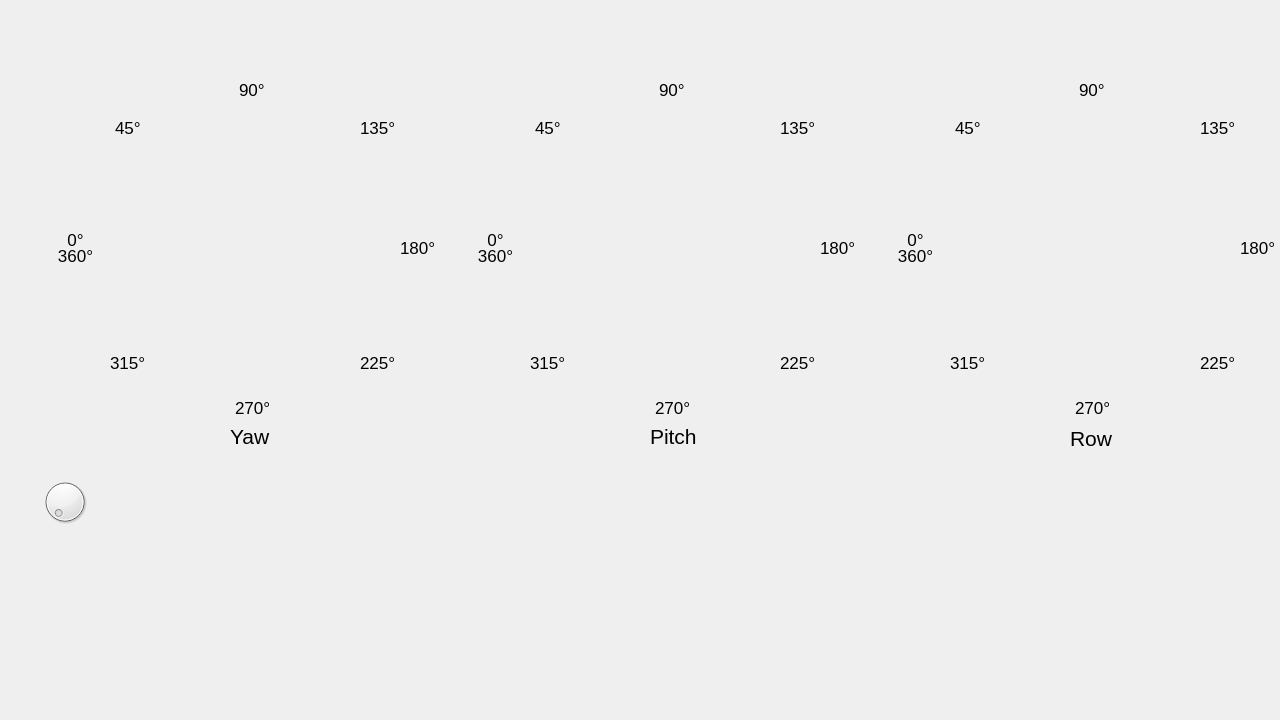
<?xml version="1.0" encoding="UTF-8"?>
<ui version="4.0">
 <class>Acceleration</class>
 <widget class="QDialog" name="Acceleration">
  <property name="geometry">
   <rect>
    <x>0</x>
    <y>0</y>
    <width>1280</width>
    <height>720</height>
   </rect>
  </property>
  <property name="windowTitle">
   <string>Acceleration</string>
  </property>
  <widget class="QLabel" name="Row">
   <property name="geometry">
    <rect>
     <x>1070</x>
     <y>428</y>
     <width>51</width>
     <height>21</height>
    </rect>
   </property>
   <property name="font">
    <font>
     <pointsize>16</pointsize>
    </font>
   </property>
   <property name="text">
    <string>Row</string>
   </property>
  </widget>
  <widget class="QLabel" name="Yaw">
   <property name="geometry">
    <rect>
     <x>230</x>
     <y>428</y>
     <width>41</width>
     <height>17</height>
    </rect>
   </property>
   <property name="font">
    <font>
     <pointsize>16</pointsize>
    </font>
   </property>
   <property name="text">
    <string>Yaw</string>
   </property>
  </widget>
  <widget class="QLabel" name="Pitch">
   <property name="geometry">
    <rect>
     <x>650</x>
     <y>428</y>
     <width>51</width>
     <height>17</height>
    </rect>
   </property>
   <property name="font">
    <font>
     <pointsize>16</pointsize>
    </font>
   </property>
   <property name="text">
    <string>Pitch</string>
   </property>
  </widget>
  <widget class="QLabel" name="label_1">
   <property name="geometry">
    <rect>
     <x>239</x>
     <y>82</y>
     <width>32</width>
     <height>16</height>
    </rect>
   </property>
   <property name="font">
    <font>
     <pointsize>13</pointsize>
    </font>
   </property>
   <property name="text">
    <string>90°</string>
   </property>
  </widget>
  <widget class="QLabel" name="label_47">
   <property name="geometry">
    <rect>
     <x>400</x>
     <y>240</y>
     <width>41</width>
     <height>16</height>
    </rect>
   </property>
   <property name="font">
    <font>
     <pointsize>13</pointsize>
    </font>
   </property>
   <property name="text">
    <string>180°</string>
   </property>
  </widget>
  <widget class="QLabel" name="label_2">
   <property name="geometry">
    <rect>
     <x>235</x>
     <y>398</y>
     <width>41</width>
     <height>20</height>
    </rect>
   </property>
   <property name="font">
    <font>
     <pointsize>13</pointsize>
    </font>
   </property>
   <property name="text">
    <string>270°</string>
   </property>
  </widget>
  <widget class="QLabel" name="label_6">
   <property name="geometry">
    <rect>
     <x>1474</x>
     <y>510</y>
     <width>32</width>
     <height>16</height>
    </rect>
   </property>
   <property name="font">
    <font>
     <pointsize>13</pointsize>
    </font>
   </property>
   <property name="text">
    <string>90°</string>
   </property>
  </widget>
  <widget class="QLabel" name="label_8">
   <property name="geometry">
    <rect>
     <x>1470</x>
     <y>826</y>
     <width>41</width>
     <height>20</height>
    </rect>
   </property>
   <property name="font">
    <font>
     <pointsize>13</pointsize>
    </font>
   </property>
   <property name="text">
    <string>270°</string>
   </property>
  </widget>
  <widget class="QLabel" name="label_50">
   <property name="geometry">
    <rect>
     <x>1640</x>
     <y>668</y>
     <width>41</width>
     <height>16</height>
    </rect>
   </property>
   <property name="font">
    <font>
     <pointsize>13</pointsize>
    </font>
   </property>
   <property name="text">
    <string>180°</string>
   </property>
  </widget>
  <widget class="QLabel" name="label_12">
   <property name="geometry">
    <rect>
     <x>45</x>
     <y>232</y>
     <width>61</width>
     <height>16</height>
    </rect>
   </property>
   <property name="font">
    <font>
     <pointsize>13</pointsize>
    </font>
   </property>
   <property name="text">
    <string>0°</string>
   </property>
   <property name="scaledContents">
    <bool>true</bool>
   </property>
   <property name="alignment">
    <set>Qt::AlignCenter</set>
   </property>
  </widget>
  <widget class="QLabel" name="label_13">
   <property name="geometry">
    <rect>
     <x>45</x>
     <y>248</y>
     <width>61</width>
     <height>16</height>
    </rect>
   </property>
   <property name="font">
    <font>
     <pointsize>13</pointsize>
    </font>
   </property>
   <property name="text">
    <string>360°</string>
   </property>
   <property name="alignment">
    <set>Qt::AlignCenter</set>
   </property>
  </widget>
  <widget class="QLabel" name="label_315">
   <property name="geometry">
    <rect>
     <x>110</x>
     <y>355</y>
     <width>41</width>
     <height>16</height>
    </rect>
   </property>
   <property name="font">
    <font>
     <pointsize>13</pointsize>
    </font>
   </property>
   <property name="text">
    <string>315°</string>
   </property>
  </widget>
  <widget class="QLabel" name="label_316">
   <property name="geometry">
    <rect>
     <x>360</x>
     <y>355</y>
     <width>41</width>
     <height>16</height>
    </rect>
   </property>
   <property name="font">
    <font>
     <pointsize>13</pointsize>
    </font>
   </property>
   <property name="text">
    <string>225°</string>
   </property>
  </widget>
  <widget class="QLabel" name="label_135">
   <property name="geometry">
    <rect>
     <x>360</x>
     <y>120</y>
     <width>41</width>
     <height>16</height>
    </rect>
   </property>
   <property name="font">
    <font>
     <pointsize>13</pointsize>
    </font>
   </property>
   <property name="text">
    <string>135°</string>
   </property>
  </widget>
  <widget class="QLabel" name="label_45">
   <property name="geometry">
    <rect>
     <x>115</x>
     <y>120</y>
     <width>31</width>
     <height>16</height>
    </rect>
   </property>
   <property name="font">
    <font>
     <pointsize>13</pointsize>
    </font>
   </property>
   <property name="text">
    <string>45°</string>
   </property>
  </widget>
  <widget class="QLabel" name="label_14">
   <property name="geometry">
    <rect>
     <x>465</x>
     <y>232</y>
     <width>61</width>
     <height>16</height>
    </rect>
   </property>
   <property name="font">
    <font>
     <pointsize>13</pointsize>
    </font>
   </property>
   <property name="text">
    <string>0°</string>
   </property>
   <property name="scaledContents">
    <bool>true</bool>
   </property>
   <property name="alignment">
    <set>Qt::AlignCenter</set>
   </property>
  </widget>
  <widget class="QLabel" name="label_3">
   <property name="geometry">
    <rect>
     <x>659</x>
     <y>82</y>
     <width>32</width>
     <height>16</height>
    </rect>
   </property>
   <property name="font">
    <font>
     <pointsize>13</pointsize>
    </font>
   </property>
   <property name="text">
    <string>90°</string>
   </property>
  </widget>
  <widget class="QLabel" name="label_46">
   <property name="geometry">
    <rect>
     <x>535</x>
     <y>120</y>
     <width>31</width>
     <height>16</height>
    </rect>
   </property>
   <property name="font">
    <font>
     <pointsize>13</pointsize>
    </font>
   </property>
   <property name="text">
    <string>45°</string>
   </property>
  </widget>
  <widget class="QLabel" name="label_317">
   <property name="geometry">
    <rect>
     <x>530</x>
     <y>355</y>
     <width>41</width>
     <height>16</height>
    </rect>
   </property>
   <property name="font">
    <font>
     <pointsize>13</pointsize>
    </font>
   </property>
   <property name="text">
    <string>315°</string>
   </property>
  </widget>
  <widget class="QLabel" name="label_318">
   <property name="geometry">
    <rect>
     <x>780</x>
     <y>355</y>
     <width>41</width>
     <height>16</height>
    </rect>
   </property>
   <property name="font">
    <font>
     <pointsize>13</pointsize>
    </font>
   </property>
   <property name="text">
    <string>225°</string>
   </property>
  </widget>
  <widget class="QLabel" name="label_15">
   <property name="geometry">
    <rect>
     <x>465</x>
     <y>248</y>
     <width>61</width>
     <height>16</height>
    </rect>
   </property>
   <property name="font">
    <font>
     <pointsize>13</pointsize>
    </font>
   </property>
   <property name="text">
    <string>360°</string>
   </property>
   <property name="alignment">
    <set>Qt::AlignCenter</set>
   </property>
  </widget>
  <widget class="QLabel" name="label_4">
   <property name="geometry">
    <rect>
     <x>655</x>
     <y>398</y>
     <width>41</width>
     <height>20</height>
    </rect>
   </property>
   <property name="font">
    <font>
     <pointsize>13</pointsize>
    </font>
   </property>
   <property name="text">
    <string>270°</string>
   </property>
  </widget>
  <widget class="QLabel" name="label_48">
   <property name="geometry">
    <rect>
     <x>820</x>
     <y>240</y>
     <width>41</width>
     <height>16</height>
    </rect>
   </property>
   <property name="font">
    <font>
     <pointsize>13</pointsize>
    </font>
   </property>
   <property name="text">
    <string>180°</string>
   </property>
  </widget>
  <widget class="QLabel" name="label_136">
   <property name="geometry">
    <rect>
     <x>780</x>
     <y>120</y>
     <width>41</width>
     <height>16</height>
    </rect>
   </property>
   <property name="font">
    <font>
     <pointsize>13</pointsize>
    </font>
   </property>
   <property name="text">
    <string>135°</string>
   </property>
  </widget>
  <widget class="QLabel" name="label_49">
   <property name="geometry">
    <rect>
     <x>955</x>
     <y>120</y>
     <width>31</width>
     <height>16</height>
    </rect>
   </property>
   <property name="font">
    <font>
     <pointsize>13</pointsize>
    </font>
   </property>
   <property name="text">
    <string>45°</string>
   </property>
  </widget>
  <widget class="QLabel" name="label_137">
   <property name="geometry">
    <rect>
     <x>1200</x>
     <y>120</y>
     <width>41</width>
     <height>16</height>
    </rect>
   </property>
   <property name="font">
    <font>
     <pointsize>13</pointsize>
    </font>
   </property>
   <property name="text">
    <string>135°</string>
   </property>
  </widget>
  <widget class="QLabel" name="label_5">
   <property name="geometry">
    <rect>
     <x>1075</x>
     <y>398</y>
     <width>41</width>
     <height>20</height>
    </rect>
   </property>
   <property name="font">
    <font>
     <pointsize>13</pointsize>
    </font>
   </property>
   <property name="text">
    <string>270°</string>
   </property>
  </widget>
  <widget class="QLabel" name="label_319">
   <property name="geometry">
    <rect>
     <x>950</x>
     <y>355</y>
     <width>41</width>
     <height>16</height>
    </rect>
   </property>
   <property name="font">
    <font>
     <pointsize>13</pointsize>
    </font>
   </property>
   <property name="text">
    <string>315°</string>
   </property>
  </widget>
  <widget class="QLabel" name="label_16">
   <property name="geometry">
    <rect>
     <x>885</x>
     <y>232</y>
     <width>61</width>
     <height>16</height>
    </rect>
   </property>
   <property name="font">
    <font>
     <pointsize>13</pointsize>
    </font>
   </property>
   <property name="text">
    <string>0°</string>
   </property>
   <property name="scaledContents">
    <bool>true</bool>
   </property>
   <property name="alignment">
    <set>Qt::AlignCenter</set>
   </property>
  </widget>
  <widget class="QLabel" name="label_9">
   <property name="geometry">
    <rect>
     <x>1079</x>
     <y>82</y>
     <width>32</width>
     <height>16</height>
    </rect>
   </property>
   <property name="font">
    <font>
     <pointsize>13</pointsize>
    </font>
   </property>
   <property name="text">
    <string>90°</string>
   </property>
  </widget>
  <widget class="QLabel" name="label_17">
   <property name="geometry">
    <rect>
     <x>885</x>
     <y>248</y>
     <width>61</width>
     <height>16</height>
    </rect>
   </property>
   <property name="font">
    <font>
     <pointsize>13</pointsize>
    </font>
   </property>
   <property name="text">
    <string>360°</string>
   </property>
   <property name="alignment">
    <set>Qt::AlignCenter</set>
   </property>
  </widget>
  <widget class="QLabel" name="label_320">
   <property name="geometry">
    <rect>
     <x>1200</x>
     <y>355</y>
     <width>41</width>
     <height>16</height>
    </rect>
   </property>
   <property name="font">
    <font>
     <pointsize>13</pointsize>
    </font>
   </property>
   <property name="text">
    <string>225°</string>
   </property>
  </widget>
  <widget class="QLabel" name="label_51">
   <property name="geometry">
    <rect>
     <x>1240</x>
     <y>240</y>
     <width>41</width>
     <height>16</height>
    </rect>
   </property>
   <property name="font">
    <font>
     <pointsize>13</pointsize>
    </font>
   </property>
   <property name="text">
    <string>180°</string>
   </property>
  </widget>
  <widget class="QDial" name="yaw_dial">
   <property name="geometry">
    <rect>
     <x>40</x>
     <y>470</y>
     <width>50</width>
     <height>64</height>
    </rect>
   </property>
   <property name="maximum">
    <number>360</number>
   </property>
   <property name="pageStep">
    <number>10</number>
   </property>
   <property name="sliderPosition">
    <number>0</number>
   </property>
  </widget>
 </widget>
 <resources/>
 <connections/>
</ui>
